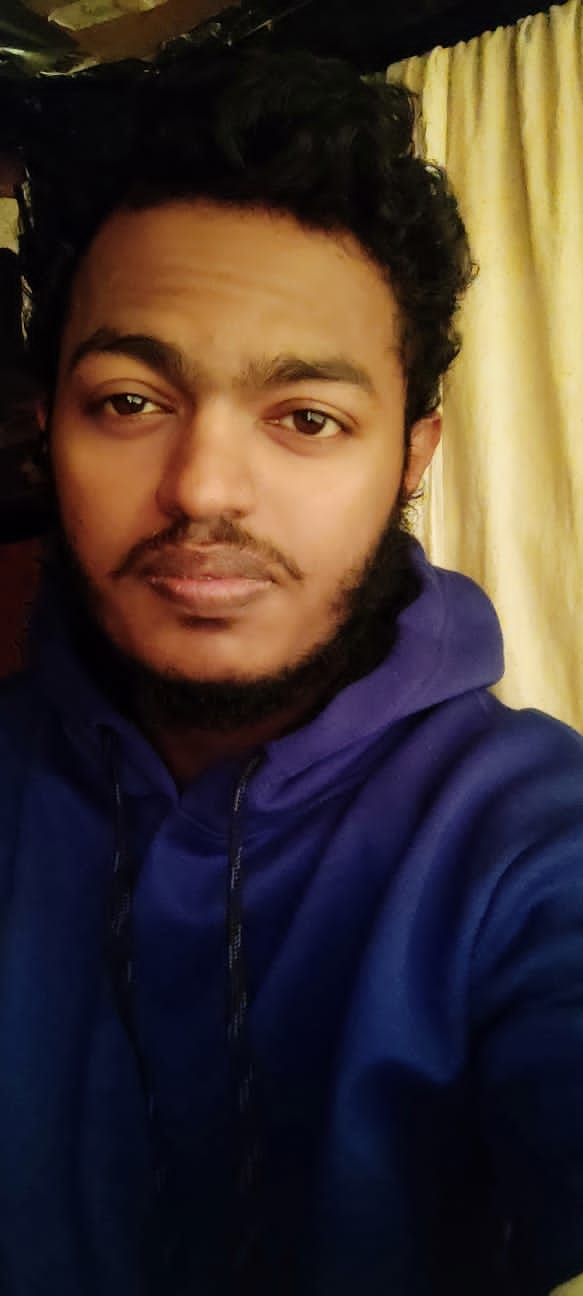
#> input picture modules/externel_modules/PIC2.jpg, 583 x 1296 px, found by its file name
$ python sketch_module.py
#> lines starting #> are read from the running program, lines starting #| are printed output that depends on the picture
from sketchpy import library as lib

# [8 lines of commented-out code are left out]


import cv2
image = cv2.imread(r'C:\Users\ANAGHA\PycharmProjects\pythoncourse\modules\externel_modules\PIC2.jpg') # loads an image from the specified file
#> image is the input picture: shape (1296, 583, 3); mean B, G, R 47.2, 52.4, 66.1
# convert an image from one color space to another
grey_img = cv2.cvtColor(image, cv2.COLOR_BGR2GRAY)
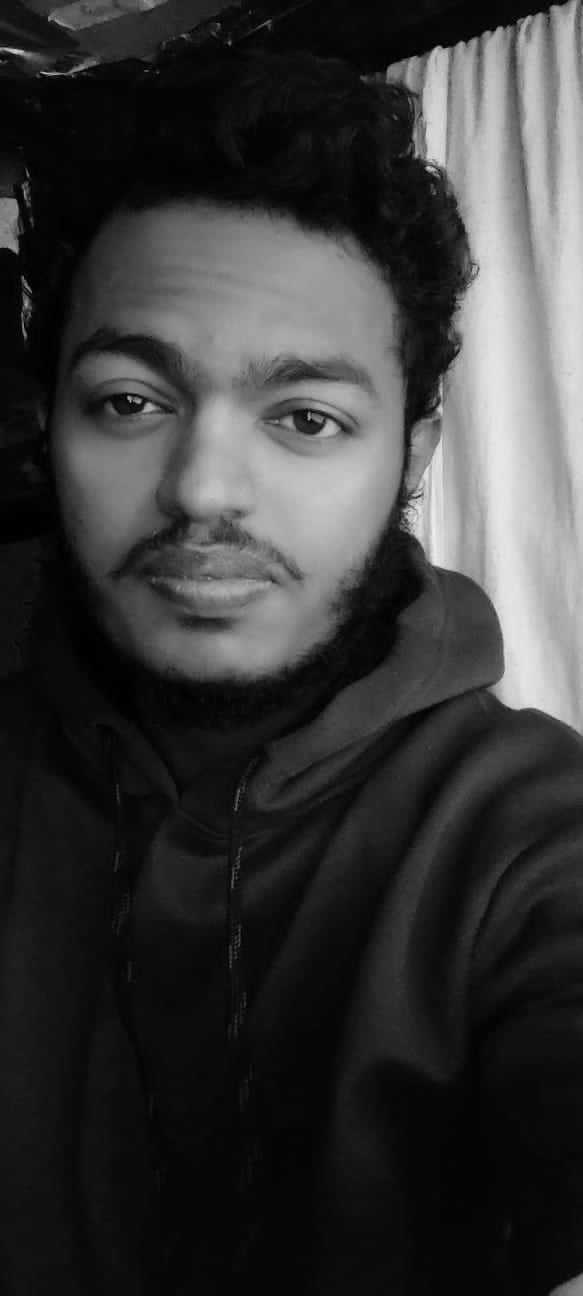
#> grey_img: shape (1296, 583); min 0, max 236, mean 55.9
invert = cv2.bitwise_not(grey_img) # helps in masking of the image
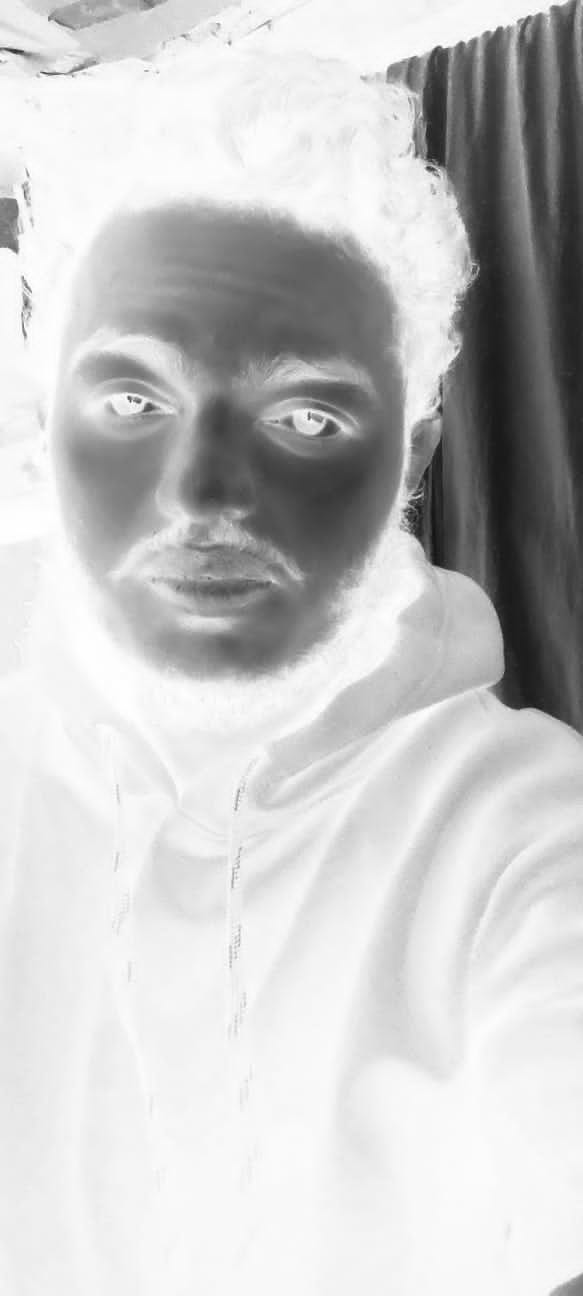
#> invert: shape (1296, 583); min 19, max 255, mean 199.1
# sharp edges in images are smoothed while minimizing too much blurring
blur = cv2.GaussianBlur(invert, (21, 21), 0)
invertedblur = cv2.bitwise_not(blur)
sketch = cv2.divide(grey_img, invertedblur, scale=158.0)
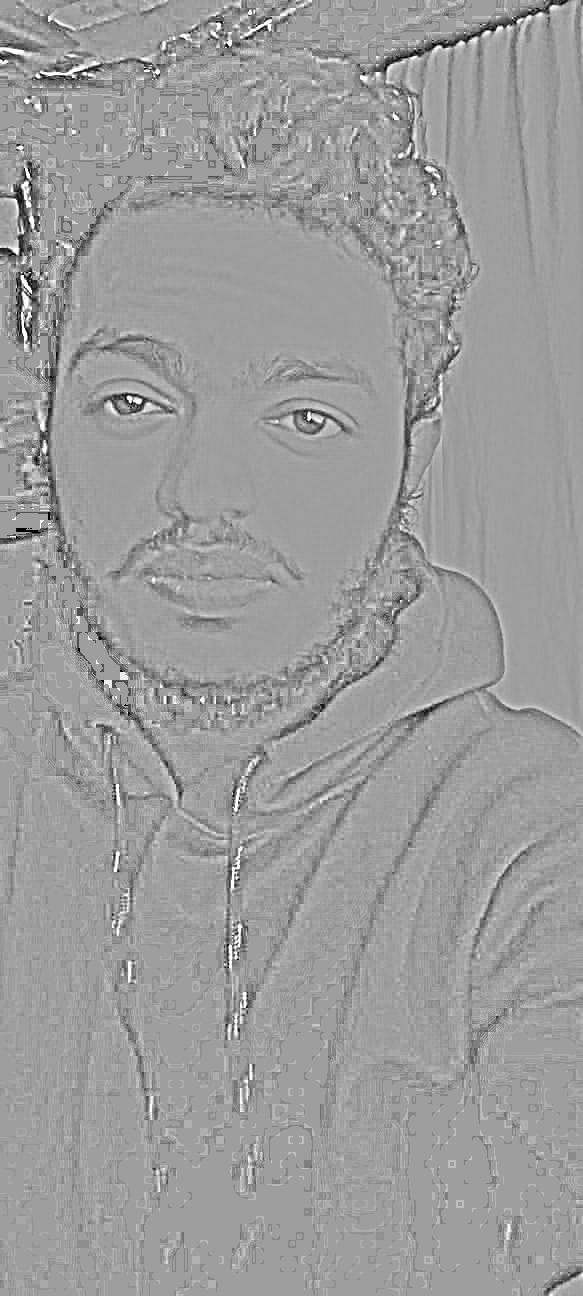
#> sketch: shape (1296, 583); min 0, max 255, mean 155.7
cv2.imwrite("sketch.png", sketch) # converted image is saved as mentioned name

$ run again, with modules/externel_modules/pic.jpg copied over modules/externel_modules/PIC2.jpg
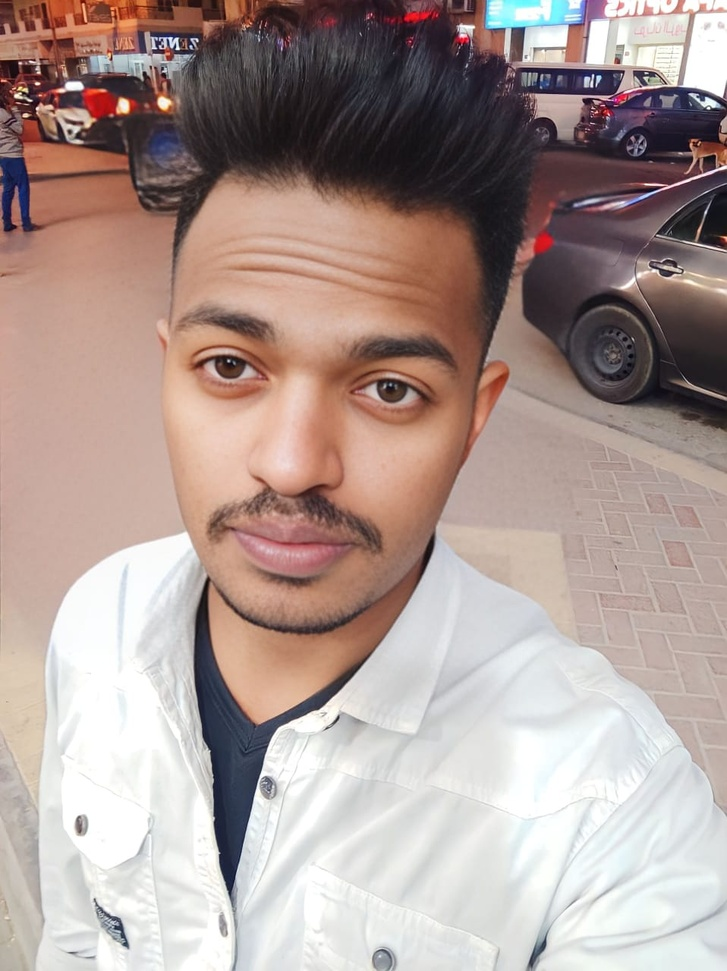
#> input picture modules/externel_modules/pic.jpg, 727 x 971 px, shrunk from 958 x 1280 before the run, found by its file name
#> image is the input picture: shape (971, 727, 3); mean B, G, R 148.8, 154, 172.3
#> `blur = cv2.GaussianBlur(invert, (21, 21), 0)`:
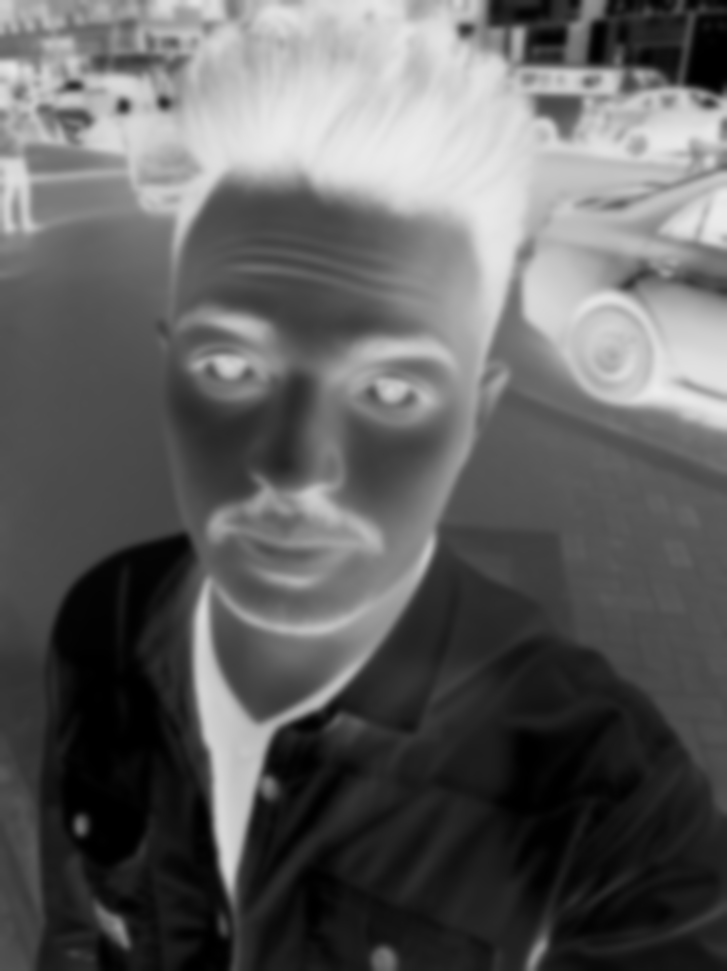
#> blur: shape (971, 727); min 0, max 236, mean 96.1
#> `sketch = cv2.divide(grey_img, invertedblur, scale=158.0)`:
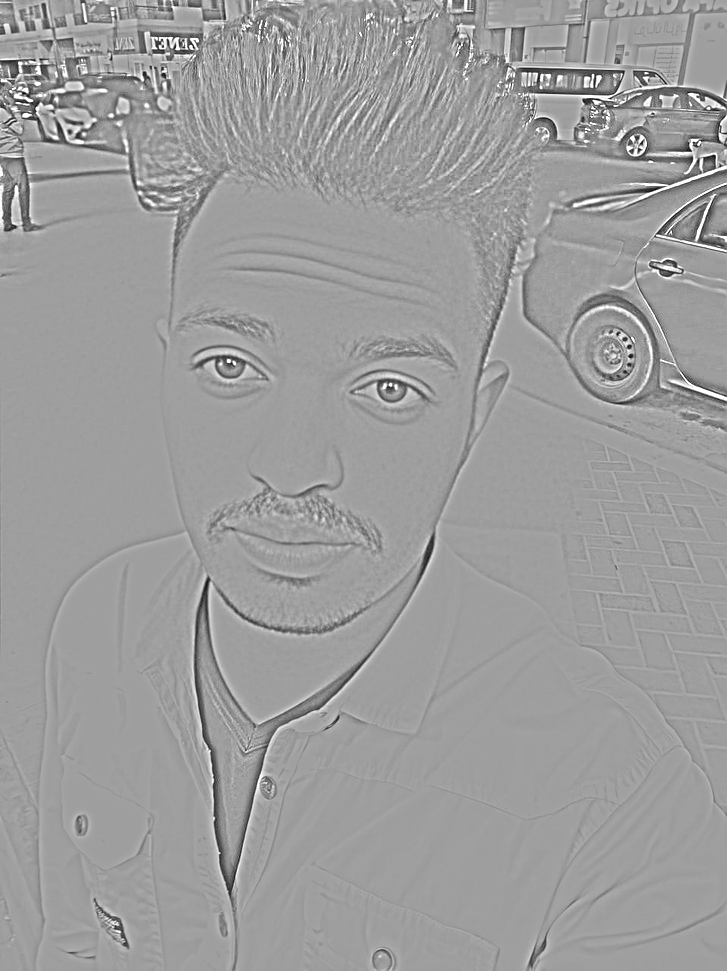
#> sketch: shape (971, 727); min 5, max 255, mean 156.7
